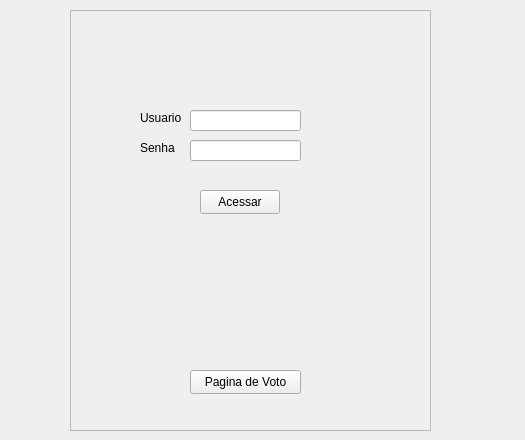
<?xml version="1.0" encoding="UTF-8"?>
<ui version="4.0">
 <class>Login</class>
 <widget class="QMainWindow" name="Login">
  <property name="geometry">
   <rect>
    <x>0</x>
    <y>0</y>
    <width>525</width>
    <height>440</height>
   </rect>
  </property>
  <property name="windowTitle">
   <string>MainWindow</string>
  </property>
  <widget class="QWidget" name="centralwidget">
   <widget class="QFrame" name="Framelogin">
    <property name="geometry">
     <rect>
      <x>70</x>
      <y>10</y>
      <width>361</width>
      <height>421</height>
     </rect>
    </property>
    <property name="frameShape">
     <enum>QFrame::StyledPanel</enum>
    </property>
    <property name="frameShadow">
     <enum>QFrame::Raised</enum>
    </property>
    <widget class="QLabel" name="LabelUser">
     <property name="geometry">
      <rect>
       <x>70</x>
       <y>100</y>
       <width>51</width>
       <height>16</height>
      </rect>
     </property>
     <property name="text">
      <string>Usuario</string>
     </property>
    </widget>
    <widget class="QLabel" name="LabelSenha">
     <property name="geometry">
      <rect>
       <x>70</x>
       <y>130</y>
       <width>41</width>
       <height>16</height>
      </rect>
     </property>
     <property name="text">
      <string>Senha</string>
     </property>
    </widget>
    <widget class="QLineEdit" name="TextUser">
     <property name="geometry">
      <rect>
       <x>120</x>
       <y>100</y>
       <width>111</width>
       <height>21</height>
      </rect>
     </property>
    </widget>
    <widget class="QLineEdit" name="TextPasswd">
     <property name="geometry">
      <rect>
       <x>120</x>
       <y>130</y>
       <width>111</width>
       <height>21</height>
      </rect>
     </property>
    </widget>
    <widget class="QPushButton" name="BotaoAcessar">
     <property name="geometry">
      <rect>
       <x>130</x>
       <y>180</y>
       <width>80</width>
       <height>24</height>
      </rect>
     </property>
     <property name="text">
      <string>Acessar</string>
     </property>
    </widget>
    <widget class="QPushButton" name="BotaoVoto">
     <property name="geometry">
      <rect>
       <x>120</x>
       <y>360</y>
       <width>111</width>
       <height>24</height>
      </rect>
     </property>
     <property name="text">
      <string>Pagina de Voto</string>
     </property>
    </widget>
   </widget>
  </widget>
 </widget>
 <resources/>
 <connections/>
</ui>
